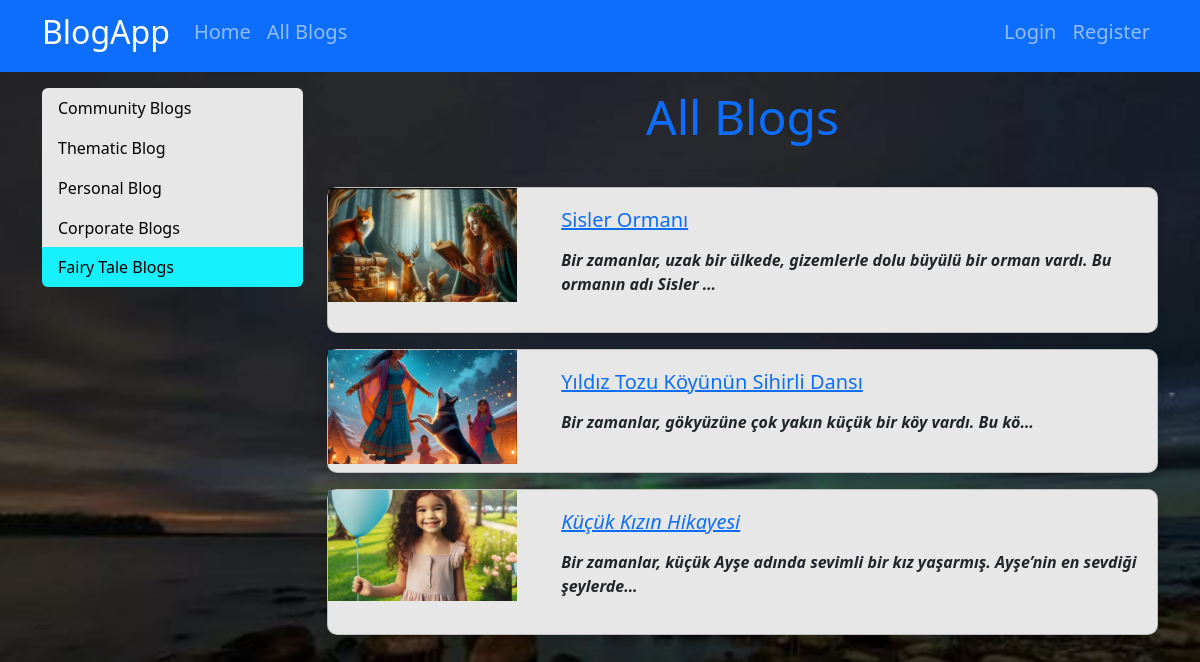
The page /category/fairy-tale-blogs/ on the database its author committed.
### blog/models.py (models this page shows, shortened)
class Category(models.Model):
    name = models.CharField(max_length=150)
    slug = models.SlugField(null=False,blank=False,unique=True,db_index=True,editable=True)

class Blog(models.Model):
    title = models.CharField(max_length=200)
    image = models.ImageField(upload_to="blogs")
    description = RichTextField()
    is_active = models.BooleanField(default=False)
    is_home = models.BooleanField(default=False)
    slug = models.SlugField(null=False,blank=True,unique=True,db_index=True,editable=True)
    categories = models.ManyToManyField(Category)

### blog/views.py (the view)
# urls.py: path("category/<slug:slug>/",views.blogs_by_category, name="blogs_by_category"),
def blogs_by_category(request,slug):
    context1 = {
        "blogs": Category.objects.get(slug=slug).blog_set.filter(is_active=True),
       "categories" : Category.objects.all(),
       "selected_category" : slug
    }
    return render(request,"blog/blogs.html",context1)

### blog/templates/blog/blogs.html (shortened to what this page needs)
{% extends "base.html" %}
{% block icerik %}
<div class="container mt-3">
    <div class = "row" >
      <div class="col-3">
       {%include 'partials/_categories.html'%}
      </div>
      <div class="col-9">
        <h2 class="display-5 text-center text-primary mb-4"> All Blogs</h2>
        <hr>
        {% if blogs|length > 0 %}
          {%for blog in blogs %}
              {%if blog.is_active %}
                  {%include 'blog/partials/_blog.html'%}
              {%endif%}
          {%endfor%}
        {% else %}
          <div class = "alert alert-warning"><h1>No Blogs</h1> </div>
        {% endif %}
      </div>
    </div>
</div>
{% endblock %}

### templates/partials/_categories.html
{% load static %}
{%block css_files %}
<link rel="stylesheet" href="{%static 'blog/css/style.css'%}">
{%endblock%}
<div class="list-group">
    {% for  category in categories %}
         {% if category.slug == selected_category %}
            <a class="list-group-item list-group-item-action active" href="{% url 'blogs_by_category' category.slug %}">{{category.name|title}}</a>
         {% else %}
            <a class="list-group-item list-group-item-action" href="{% url 'blogs_by_category' category.slug %}">{{category.name|title}}</a>
         {% endif %}
    {% endfor %}
</div>

### blog/templates/blog/partials/_blog.html
{% load static %}
<div class="card mb-3">
    <div class="row">
        <div class="col-md-3">
            <img src="{{ blog.image.url }}" alt="" class="img-fluid mb-2">
        </div>
        <div class="col-md-9">
            <div class="card-body">
                <h5 class="card-title">
                    <a href="{% url 'blogdetails' blog.slug %}">
                    {{ blog.title }}
                    </a>
                </h5>
                <p class="card-text"> <em> {{ blog.description|safe|truncatechars:125}}  </em> </p>
            </div>
        </div>
    </div>
</div>

### blog/static/blog/css/style.css (style rules this page uses)
body { background: url('../img/basicpp.jpg') no-repeat center center fixed; background-size: cover; }
.card { background-color: rgb(231, 231, 231); border-radius: 10px; box-shadow: 0 4px 8px rgba(0, 0, 0, 0.1); margin-bottom: 20px; }
.card-body { padding: 20px; }
.list-group-item { background-color:rgb(231, 231, 231); border: none; color: #000000; }
.list-group-item.active { background-color: #17f0ff; color: rgb(0, 0, 0); }

### rows shown on the page
Category: name "Community Blogs"
Category: name "Thematic Blog"
Category: name "Personal Blog"
Category: name "Corporate Blogs"
Category: name "Fairy Tale Blogs"
Blog: image (picture), title "Sisler Ormanı", description "Bir zamanlar, uzak bir ülkede, gizemlerle dolu büyülü bir orman vardı. Bu ormanın adı Sisler …"
Blog: image (picture), title "Yıldız Tozu Köyünün Sihirli Dansı", description "Bir zamanlar, gökyüzüne çok yakın küçük bir köy vardı. Bu kö…"
Blog: image (picture), title "Küçük Kızın Hikayesi", description "Bir zamanlar, küçük Ayşe adında sevimli bir kız yaşarmış. Ayşe’nin en sevdiği şeylerde…"
